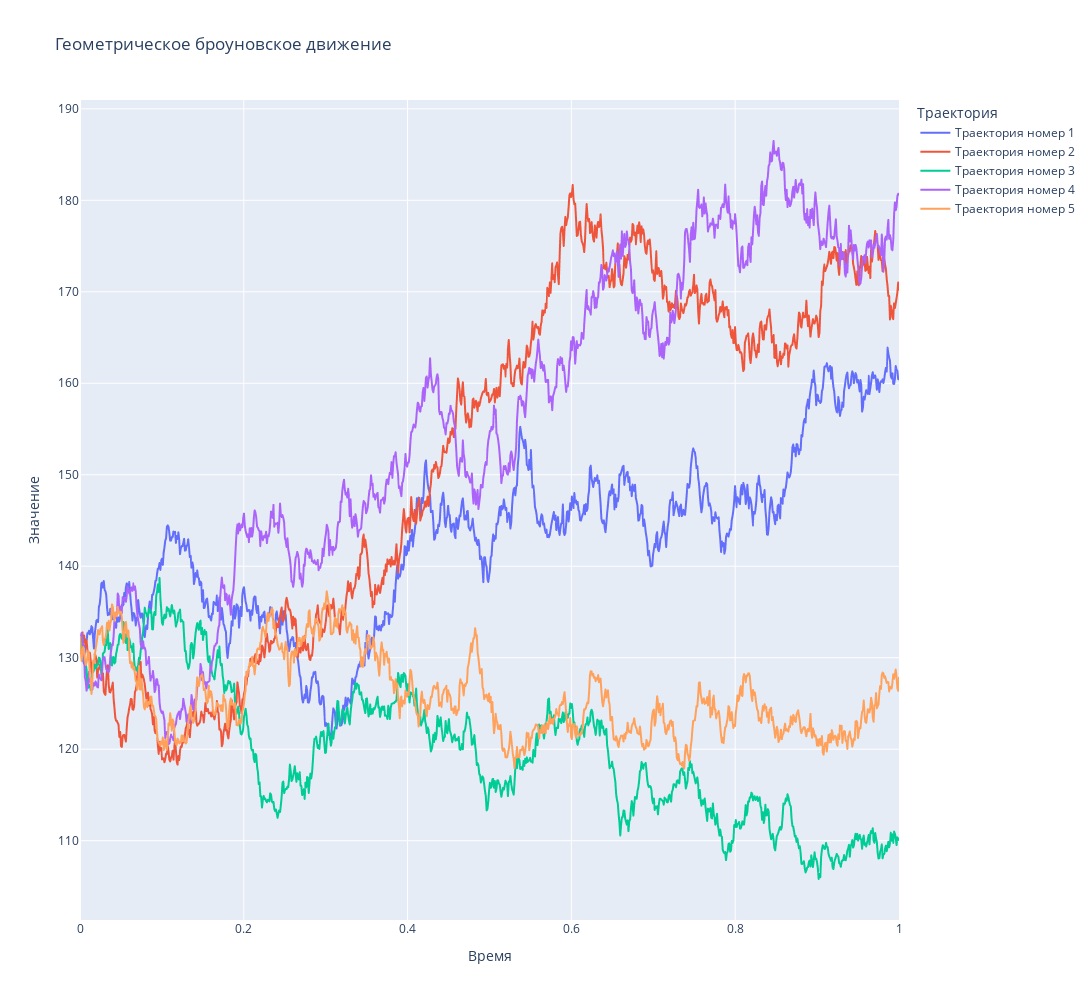

Write notebook code for a chart like this one.
### Code cell
bm = BrownianMotion(drift = 0.1, var = 0.2, scale = 1, iters = 1000)

S_0 = 100
T = 1
num_paths = 5 # кол-во траекторий

t = np.linspace(0, T, bm.n_iter)

trajectories = np.array([bm.geometric_brownian_motion(S_0, T) for _ in range(num_paths)])

df = pd.DataFrame(trajectories.T, columns = [f'Траектория номер {i+1}' for i in range(num_paths)])
df['Время'] = t
df_melted = df.melt(id_vars = ['Время'], var_name = 'Траектория', value_name = 'Значение')

fig1 = px.line(df_melted, x = 'Время', y = 'Значение', color = 'Траектория',
               title = 'Геометрическое броуновское движение')
fig1.update_layout(height = 1000, width = 1200)
fig1.show()

### Figure 1 — Plotly figure (JSON) as saved in the notebook; plotly's stock layout.template omitted (floating-point values rounded to 4 significant figures; data arrays with more than 128 entries replaced by an {"elided": "..."} marker saying what was removed)
{"data": [{"hovertemplate": "Траектория=Траектория номер 1<br>Время=%{x}<br>Значение=%{y}<extra></extra>", "legendgroup": "Траектория номер 1", "line": {"color": "#636efa", "dash": "solid"}, "marker": {"symbol": "circle"}, "mode": "lines", "name": "Траектория номер 1", "showlegend": true, "type": "scattergl", "x": {"elided": "1000 float values"}, "xaxis": "x", "y": {"elided": "1000 float values"}, "yaxis": "y"}, {"hovertemplate": "Траектория=Траектория номер 2<br>Время=%{x}<br>Значение=%{y}<extra></extra>", "legendgroup": "Траектория номер 2", "line": {"color": "#EF553B", "dash": "solid"}, "marker": {"symbol": "circle"}, "mode": "lines", "name": "Траектория номер 2", "showlegend": true, "type": "scattergl", "x": {"elided": "1000 float values"}, "xaxis": "x", "y": {"elided": "1000 float values"}, "yaxis": "y"}, {"hovertemplate": "Траектория=Траектория номер 3<br>Время=%{x}<br>Значение=%{y}<extra></extra>", "legendgroup": "Траектория номер 3", "line": {"color": "#00cc96", "dash": "solid"}, "marker": {"symbol": "circle"}, "mode": "lines", "name": "Траектория номер 3", "showlegend": true, "type": "scattergl", "x": {"elided": "1000 float values"}, "xaxis": "x", "y": {"elided": "1000 float values"}, "yaxis": "y"}, {"hovertemplate": "Траектория=Траектория номер 4<br>Время=%{x}<br>Значение=%{y}<extra></extra>", "legendgroup": "Траектория номер 4", "line": {"color": "#ab63fa", "dash": "solid"}, "marker": {"symbol": "circle"}, "mode": "lines", "name": "Траектория номер 4", "showlegend": true, "type": "scattergl", "x": {"elided": "1000 float values"}, "xaxis": "x", "y": {"elided": "1000 float values"}, "yaxis": "y"}, {"hovertemplate": "Траектория=Траектория номер 5<br>Время=%{x}<br>Значение=%{y}<extra></extra>", "legendgroup": "Траектория номер 5", "line": {"color": "#FFA15A", "dash": "solid"}, "marker": {"symbol": "circle"}, "mode": "lines", "name": "Траектория номер 5", "showlegend": true, "type": "scattergl", "x": {"elided": "1000 float values"}, "xaxis": "x", "y": {"elided": "1000 float values"}, "yaxis": "y"}], "layout": {"height": 1000, "legend": {"title": {"text": "Траектория"}, "tracegroupgap": 0}, "title": {"text": "Геометрическое броуновское движение"}, "width": 1200, "xaxis": {"anchor": "y", "autorange": true, "domain": [0, 1], "range": [0, 1], "title": {"text": "Время"}, "type": "linear"}, "yaxis": {"anchor": "x", "autorange": true, "domain": [0, 1], "range": [101.3, 191.0], "title": {"text": "Значение"}, "type": "linear"}}}
